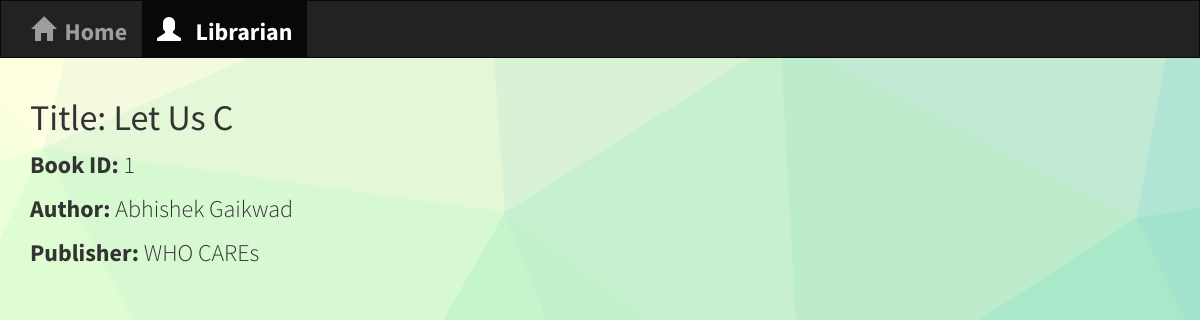
The app's page /librarian/books/1/, older data.
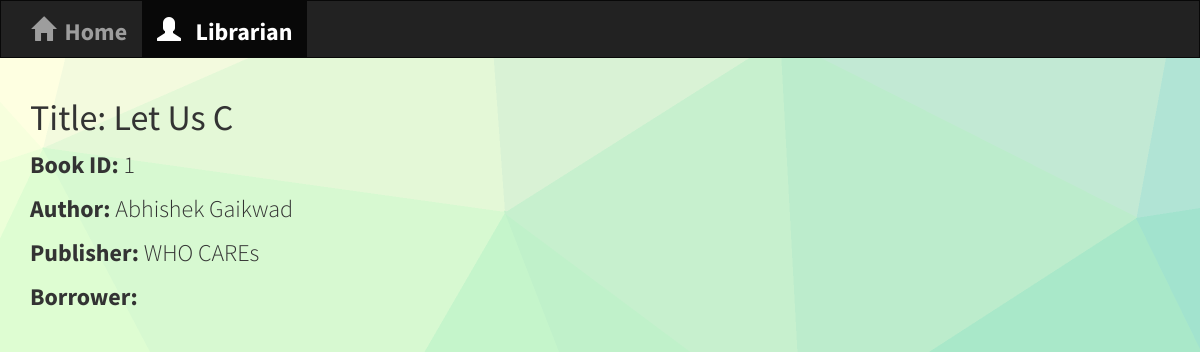
The same page, newer data.
### librarian/views.py (the view)
# urls.py: url(r'^books/(?P<book_id>[0-9]+)/$', librarian_views.detail, name='detail'),
def detail(request, book_id):
    user = request.user
    book = get_object_or_404(Book, pk=book_id)
    return render(request, 'book-detail.html', {'book': book})

### librarian/templates/book-detail.html
{% extends "base.html" %}
{% block content %}
<h1>Title: {{ book.title }}</h1>
<p><strong>Book ID:</strong> {{ book.book_id }}</p>
<p><strong>Author:</strong> {{ book.author }}</p>
<p><strong>Publisher:</strong> {{ book.publisher }}</p>
{% if book.status == 'o' %}
<p><strong>Borrower:</strong> {{ book.student_issued.student_name }}</p>
{% endif %}
{% endblock %}

Row changes from the older to the newer data that the page shows:
changed Book "Let Us C": status "a" → "o" (drawn)
Text that changed along with them:
text now shown: "Borrower:"
